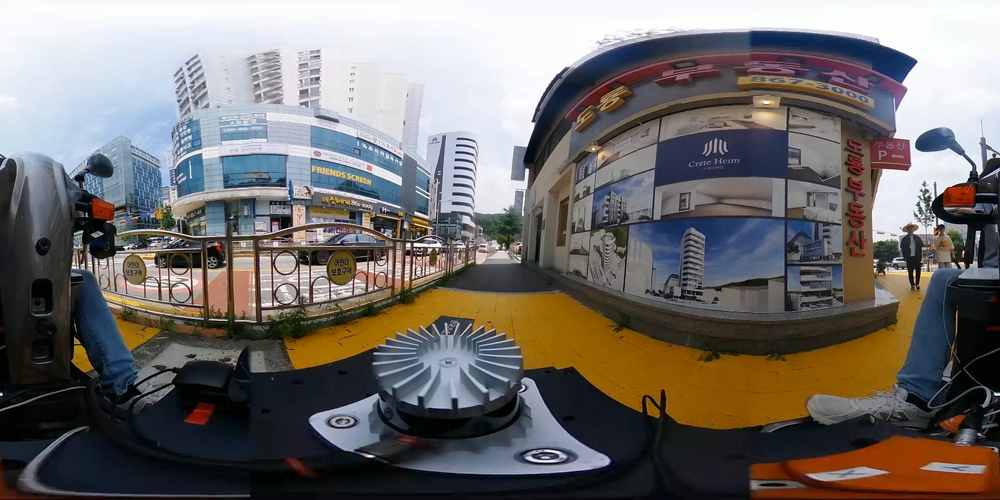
#> input picture top view/erp.png, 1000 x 500 px, shrunk from 1920 x 960 before the run, found by its file name
$ python assignment.py
#> lines starting #> are read from the running program, lines starting #| are printed output that depends on the picture
import cv2
import numpy as np

def erp_to_top_view(erp_image, W, H, hfov=120, vfov=90):
    # Define focal length based on the ERP image width
    f = W / (2 * np.pi)

    # Calculate dimensions for the top-view projection
    dst_cols = int(2 * f * np.tan(np.radians(hfov) / 2) + 0.5)
    dst_rows = int(2 * f * np.tan(np.radians(vfov) / 2) + 0.5)

    # Create an empty image for the top-view projection
    top_view = np.zeros((dst_rows, dst_cols, 3), dtype=np.uint8)

    # Center coordinates for the top-view projection
    dst_cx = dst_cols // 2
    dst_cy = dst_rows // 2

    # Generate the top-view projection
    for x in range(dst_cols):
        xth = np.arctan((x - dst_cx) / f)
        src_x = int((xth) * W / (2 * np.pi) + 0.5) % W

        yf = f / np.cos(xth)
        for y in range(dst_rows):
            yth = np.arctan((y - dst_cy) / yf)
            src_y = int(yth * H / np.pi + H / 2 + 0.5) % H

            top_view[y, x] = erp_image[src_y, src_x]

    return top_view

# Example usage
erp_image = cv2.imread(r'C:/Users/admin/Desktop/imagetest_score/erp.png')  # r을 사용하여 raw string으로 정의
#> erp_image is the input picture: shape (500, 1000, 3); mean B, G, R 108.1, 110.4, 114.5
W, H = erp_image.shape[1], erp_image.shape[0]
#> W = 1000; H = 500
top_view = erp_to_top_view(erp_image, W, H)
#> after the loop in erp_to_top_view, `for x in range(dst_cols):`:
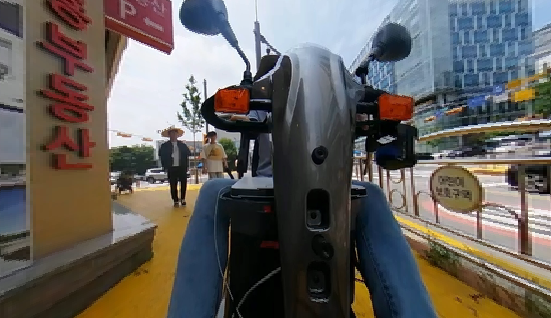
#> top_view: shape (318, 551, 3); mean B, G, R 93.3, 97.5, 101.6
cv2.imwrite('C:/Users/admin/Desktop/imagetest_score/top_view_output2.jpg', top_view)
